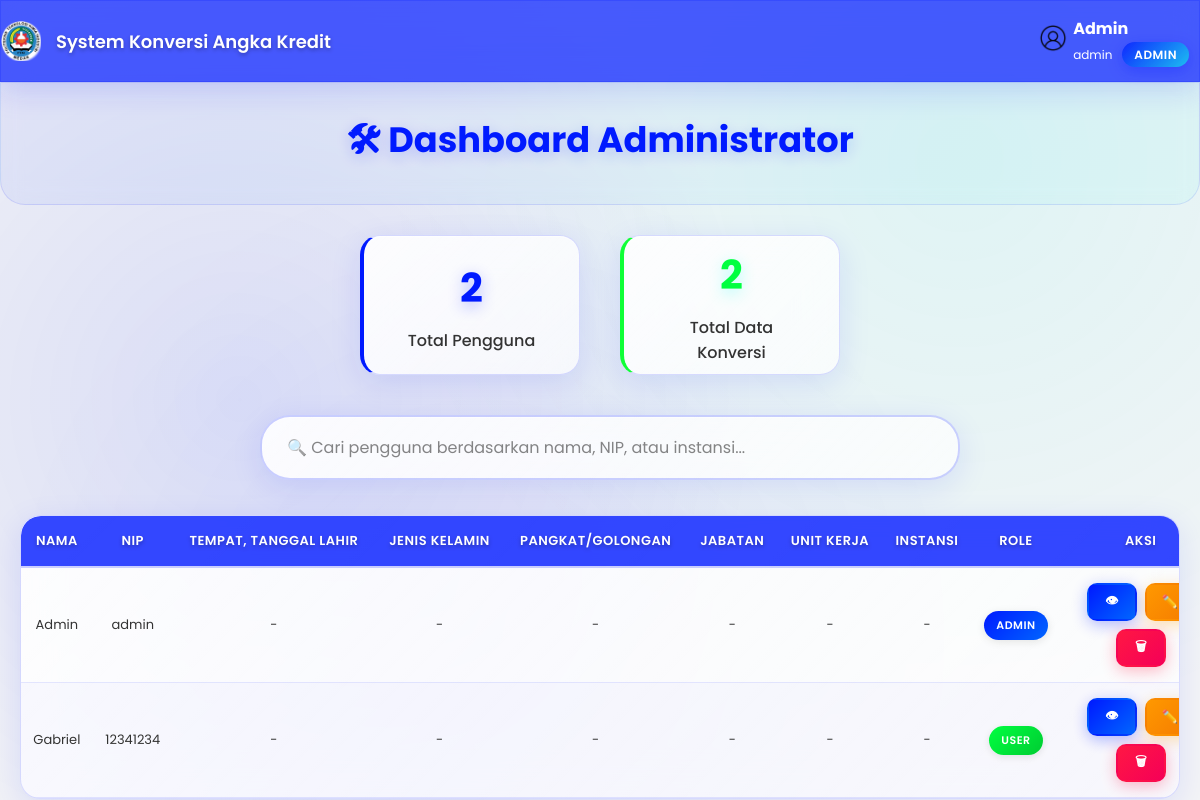
The app's page /admin_dashboard.php (signed in) with its own data.
### tables this page shows
CREATE TABLE `pegawai` (
  `nip` varchar(20) NOT NULL,
  `nama` varchar(100) DEFAULT NULL,
  `no_seri_karpeg` varchar(20) DEFAULT NULL,
  `tempat_tanggal_lahir` varchar(150) DEFAULT NULL,
  `jenis_kelamin` varchar(20) DEFAULT NULL,
  `pangkat_golongan_tmt` varchar(100) DEFAULT NULL,
  `jabatan_tmt` varchar(100) DEFAULT NULL,
  `unit_kerja` varchar(150) DEFAULT NULL,
  `instansi` varchar(150) DEFAULT NULL,
  `password` varchar(255) DEFAULT NULL,
  `role` enum('user','admin') DEFAULT 'user'
);

### admin_dashboard.php (the view, shortened to what this page needs)
<?php
include "db.php";
$nip_admin = $_SESSION['nip'];
$query_admin = mysqli_query($conn, "SELECT * FROM pegawai WHERE nip='$nip_admin'");
$admin = mysqli_fetch_assoc($query_admin);
$query_users = mysqli_query($conn, "SELECT * FROM pegawai ORDER BY nama ASC");
$total_users = mysqli_num_rows($query_users);
$query_total_konversi = mysqli_query($conn, "SELECT COUNT(*) as total FROM nilai");
$total_konversi = mysqli_fetch_assoc($query_total_konversi)['total'];
?>
<!DOCTYPE html>
<html lang="en">
<head>
    <link rel="stylesheet" href="style.css">
</head>
<body class="dashboard-page">
    <nav class="navbar">
        <div class="navbar-left">
            <img src="Logo_PTKI_Medan.png" class="logo" alt="Logo">
            <span class="app-title">System Konversi Angka Kredit</span>
        </div>
        <div class="navbar-right">
            <div class="profile-menu">
                <img src="profile.png" class="profile" alt="Profile">
            </div>
            <div class="user-info">
                <span class="user-name"><?php echo htmlspecialchars($admin['nama']); ?></span>
                <span class="user-nip"><?php echo htmlspecialchars($admin['nip']); ?><span class="admin-badge">Admin</span></span>
            </div>
        </div>
    </nav>
    <div class="admin-header">
        <h1>🛠 Dashboard Administrator</h1>
    </div>
    <div class="tab-container">
        <div class="stats-container">
            <div class="stat-card users">
                <div class="stat-number"><?php echo $total_users; ?></div>
                <div class="stat-label">Total Pengguna</div>
            </div>
            <div class="stat-card konversi">
                <div class="stat-number"><?php echo $total_konversi; ?></div>
                <div class="stat-label">Total Data Konversi</div>
            </div>
        </div>
        <div class="search-container">
            <input type="text" class="search-input" id="searchInput" placeholder="🔍 Cari pengguna berdasarkan nama, NIP, atau instansi...">
        </div>
        <div class="table-scroll-wrapper">
            <table class="users-table">
                <thead>
                    <tr>
                        <th>Nama</th>
                        <th>NIP</th>
                        <th>Tempat, Tanggal Lahir</th>
                        <th>Jenis Kelamin</th>
                        <th>Pangkat/Golongan</th>
                        <th>Jabatan</th>
                        <th>Unit Kerja</th>
                        <th>Instansi</th>
                        <th>Role</th>
                        <th>Aksi</th>
                    </tr>
                </thead>
                <tbody id="usersTableBody">
                    <?php
                    mysqli_data_seek($query_users, 0);
                    while ($user = mysqli_fetch_assoc($query_users)) {
                        echo "<tr>";
                        echo "<td>" . htmlspecialchars($user['nama'] ?: '-') . "</td>";
                        echo "<td>" . htmlspecialchars($user['no_seri_karpeg'] ?: $user['nip']) . "</td>";
                        echo "<td>" . htmlspecialchars($user['tempat_tanggal_lahir'] ?: '-') . "</td>";
                        echo "<td>" . htmlspecialchars($user['jenis_kelamin'] ?: '-') . "</td>";
                        echo "<td>" . htmlspecialchars($user['pangkat_golongan_tmt'] ?: '-') . "</td>";
                        echo "<td>" . htmlspecialchars($user['jabatan_tmt'] ?: '-') . "</td>";
                        echo "<td>" . htmlspecialchars($user['unit_kerja'] ?: '-') . "</td>";
                        echo "<td>" . htmlspecialchars($user['instansi'] ?: '-') . "</td>";
                        echo "<td><span class='role-badge " . strtolower($user['role']) . "'>" . htmlspecialchars(ucfirst($user['role'])) . "</span></td>";
                        echo "<td>";
                        echo "<div class='action-buttons'>";
                        echo "<a href='?view_user=1&nip=" . urlencode($user['nip']) . "' class='action-btn btn-view' title='Lihat Detail'>👁</a>";
                        echo "<a href='?edit_user=1&nip=" . urlencode($user['nip']) . "' class='action-btn btn-edit' title='Edit User'>✏️</a>";
                        echo "<a href='?delete_user=1&nip=" . urlencode($user['nip']) . "' class='action-btn btn-delete' title='Hapus User' onclick='return confirm(\"Yakin ingin menghapus user " . htmlspecialchars($user['nama']) . "?\")'>🗑</a>";
                        echo "</div>";
                        echo "</td>";
                        echo "</tr>";
                    }
                    ?>
                </tbody>
            </table>
        </div>
    </div>
</body>
</html>

### style.css (style rules this page uses)
body { font-family: 'Poppins', sans-serif; background: #f3f4f6; display: flex; justify-content: center; align-items: center; height: 100vh; margin: 0; }
input { width: 85%; padding: 12px 15px; margin: 10px; border: 2px solid #e1e5e9; color: rgb(51, 51, 51); border-radius: 8px; }
body.dashboard-page { font-family: 'Poppins', sans-serif; background: #f3f4f6; margin: 0; display: block; }
.navbar { display: flex; justify-content: space-between; align-items: center; background: linear-gradient( 135deg, #3062f8, #0228ff); padding: 10px 20px; color: rgb(255, 255, 255); position: relative; z-index: 1000; }
.navbar-left { display: flex; align-items: center; }
.logo { width: 60px; height: 60px; margin-right: 10px; }
.app-title { font-size: 18px; font-weight: bold; }
.navbar-right { display: flex; align-items: center; }
.user-info { text-align: left; margin-right: 10px; }
.user-name { display: block; font-weight: bold; }
.user-nip { font-size: 12px; }
.profile-menu { position: relative; display: inline-block; }
.profile { width: 40px; height: 40px; cursor: pointer; border-radius: 50%; padding: 5px; }
.tab-container { max-width: 1200px; margin: 20px auto; padding: 0 20px; position: relative; z-index: 100; }
* { font-family: 'Poppins', sans-serif; }
.navbar { position: relative; z-index: 1000; }

### records on screen
pegawai: nama "Admin", nip "admin", tempat_tanggal_lahir "-", jenis_kelamin "-", pangkat_golongan_tmt "-", jabatan_tmt "-", unit_kerja "-", instansi "-", role "ADMIN"
pegawai: nama "Gabriel", nip "12341234", tempat_tanggal_lahir "-", jenis_kelamin "-", pangkat_golongan_tmt "-", jabatan_tmt "-", unit_kerja "-", instansi "-", role "USER"

### other values on screen
$total_users "2"
$total_konversi "2"
